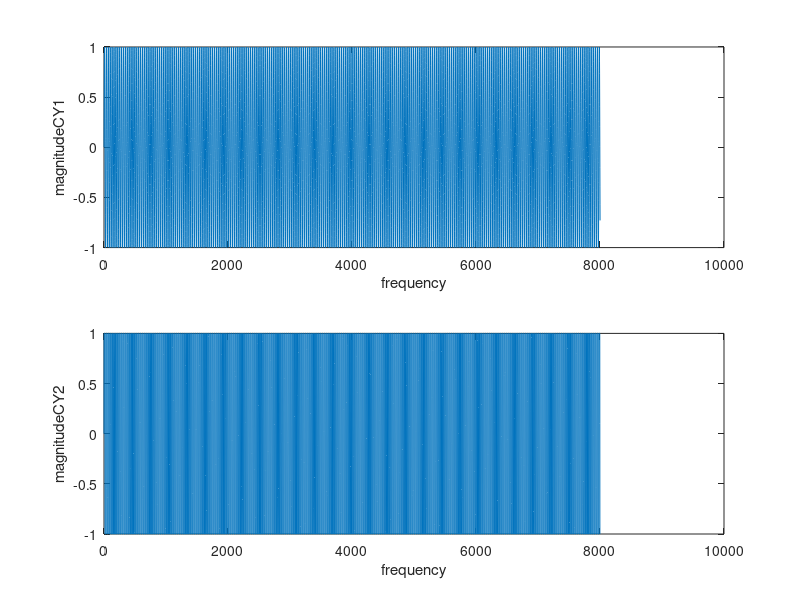

Here is the MATLAB script that generated this plot:
function question3d
%UNTITLED4 Summary of this function goes here
%   Detailed explanation goes here
a=0:(1/8000):1;
f=261.63;
%x=20*sin(2*pi*f.*a);    % use this for +-20
x=sin(2*pi*f.*a);
audiowrite('Cmajor1.wav',x,8000);  % there are 8000 samples per sec
[CY1,fs] = audioread('Cmajor1.wav')
sound(CY1,8000);
% 2nd 
x2=20*sin(2*pi*f.*a);
audiowrite('Cmajor2.wav',x2,8000);  % there are 8000 samples per sec
[CY2,fs] = audioread('Cmajor2.wav');
pause
sound(CY2,8000);

subplot(2,1,1)
plot(CY1)
xlabel('frequency')
ylabel('magnitudeCY1')
subplot(2,1,2)
plot(CY2)  % Cy2 is louder and distorded as shown in the plot after clipping
xlabel('frequency')
ylabel('magnitudeCY2')
end
